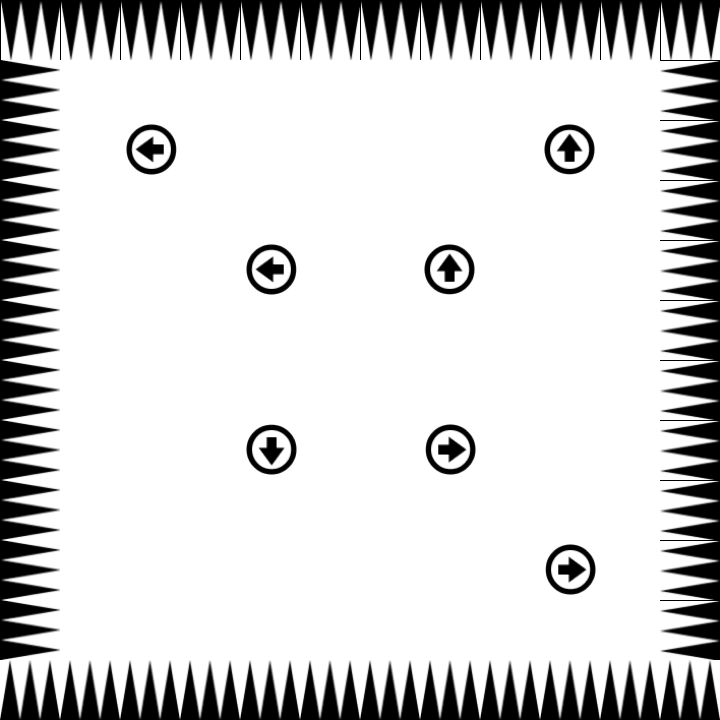

Rendered tile map (Tiled .tmx) drawn with the repository's tilesets; below, a short description and the full map source, tile grids included:
An orthogonal 12x12 tile map with 60x60 px tiles, 2 tile layers (Layer2, Layer3) and 58 objects (1, 2, 3, 4, 5, ...).

<map version="1.5" tiledversion="1.7.2" orientation="orthogonal" renderorder="right-down" width="12" height="12" tilewidth="60" tileheight="60" infinite="0" nextlayerid="7" nextobjectid="59">
 <tileset firstgid="1" source="graph.tsx" />
 <layer id="1" name="Layer2" width="12" height="12">
  <data encoding="csv">
10,10,10,10,10,10,10,10,10,10,10,10,
13,1,1,1,1,1,1,1,1,1,1,12,
13,1,1,1,1,1,1,1,1,1,1,12,
13,1,1,1,1,1,1,1,1,1,1,12,
13,1,1,1,1,1,1,1,1,1,1,12,
13,1,1,1,1,1,1,1,1,1,1,12,
13,1,1,1,1,1,1,1,1,1,1,12,
13,1,1,1,1,1,1,1,1,1,1,12,
13,1,1,1,1,1,1,1,1,1,1,12,
13,1,1,1,1,1,1,1,1,1,1,12,
13,1,1,1,1,1,1,1,1,1,1,12,
2,2,2,2,2,2,2,2,2,2,2,2
</data>
 </layer>
 <layer id="3" name="Layer3" width="12" height="12">
  <data encoding="csv">
0,0,0,0,0,0,0,0,0,0,0,0,
0,0,0,0,0,0,0,0,0,0,0,0,
0,0,17,0,0,0,0,0,0,15,0,0,
0,0,0,0,0,0,0,0,0,0,0,0,
0,0,0,0,17,0,0,15,0,0,0,0,
0,0,0,0,0,0,0,0,0,0,0,0,
0,0,0,0,0,0,0,0,0,0,0,0,
0,0,0,0,8,0,0,16,0,0,0,0,
0,0,0,0,0,0,0,0,0,0,0,0,
0,0,0,0,0,0,0,0,0,16,0,0,
0,0,0,0,0,0,0,0,0,0,0,0,
0,0,0,0,0,0,0,0,0,0,0,0
</data>
 </layer>
 <objectgroup id="6" name="Layer4">
  <object id="4" name="1" gid="5" x="60" y="480" width="60" height="60" />
  <object id="5" name="2" gid="5" x="60" y="540" width="60" height="60" />
  <object id="6" name="3" gid="5" x="60" y="600" width="60" height="60" />
  <object id="7" name="4" gid="5" x="60" y="660" width="60" height="60" />
  <object id="8" name="5" gid="5" x="120" y="660" width="60" height="60" />
  <object id="9" name="6" gid="5" x="180" y="660" width="60" height="60" />
  <object id="10" name="7" gid="5" x="240" y="660" width="60" height="60" />
  <object id="11" name="8" gid="5" x="300" y="660" width="60" height="60" />
  <object id="12" name="9" gid="5" x="360" y="660" width="60" height="60" />
  <object id="13" name="10" gid="5" x="420" y="660" width="60" height="60" />
  <object id="14" name="11" gid="5" x="480" y="660" width="60" height="60" />
  <object id="15" name="12" gid="5" x="540" y="660" width="60" height="60" />
  <object id="16" name="13" gid="5" x="600" y="660" width="60" height="60" />
  <object id="17" name="14" gid="5" x="600" y="600" width="60" height="60" />
  <object id="18" name="15" gid="5" x="600" y="540" width="60" height="60" />
  <object id="19" name="16" gid="5" x="600" y="480" width="60" height="60" />
  <object id="20" name="17" gid="5" x="600" y="420" width="60" height="60" />
  <object id="21" name="18" gid="5" x="600" y="360" width="60" height="60" />
  <object id="22" name="19" gid="5" x="600" y="300" width="60" height="60" />
  <object id="23" name="20" gid="5" x="600" y="240" width="60" height="60" />
  <object id="24" name="21" gid="5" x="600" y="180" width="60" height="60" />
  <object id="25" name="22" gid="5" x="600" y="120" width="60" height="60" />
  <object id="26" name="23" gid="5" x="540" y="120" width="60" height="60" />
  <object id="27" name="24" gid="5" x="480" y="120" width="60" height="60" />
  <object id="28" name="25" gid="5" x="420" y="120" width="60" height="60" />
  <object id="29" name="26" gid="5" x="360" y="120" width="60" height="60" />
  <object id="30" name="27" gid="5" x="300" y="120" width="60" height="60" />
  <object id="31" name="28" gid="5" x="240" y="120" width="60" height="60" />
  <object id="32" name="29" gid="5" x="180" y="120" width="60" height="60" />
  <object id="33" name="30" gid="5" x="120" y="120" width="60" height="60" />
  <object id="34" name="31" gid="5" x="60" y="120" width="60" height="60" />
  <object id="35" name="32" gid="5" x="60" y="180" width="60" height="60" />
  <object id="36" name="33" gid="5" x="60" y="240" width="60" height="60" />
  <object id="37" name="34" gid="5" x="60" y="300" width="60" height="60" />
  <object id="38" name="35" gid="5" x="60" y="360" width="60" height="60" />
  <object id="39" name="36" gid="5" x="60" y="420" width="60" height="60" />
  <object id="40" name="37" gid="5" x="120" y="480" width="60" height="60" />
  <object id="41" name="38" gid="5" x="180" y="540" width="60" height="60" />
  <object id="42" name="39" gid="5" x="240" y="540" width="60" height="60" />
  <object id="43" name="40" gid="5" x="300" y="540" width="60" height="60" />
  <object id="44" name="41" gid="5" x="360" y="540" width="60" height="60" />
  <object id="45" name="42" gid="5" x="420" y="540" width="60" height="60" />
  <object id="46" name="43" gid="5" x="480" y="540" width="60" height="60" />
  <object id="47" name="44" gid="5" x="480" y="480" width="60" height="60" />
  <object id="48" name="45" gid="5" x="480" y="420" width="60" height="60" />
  <object id="49" name="46" gid="5" x="480" y="360" width="60" height="60" />
  <object id="50" name="47" gid="5" x="480" y="300" width="60" height="60" />
  <object id="51" name="48" gid="5" x="480" y="240" width="60" height="60" />
  <object id="52" name="49" gid="5" x="420" y="240" width="60" height="60" />
  <object id="53" name="50" gid="5" x="360" y="240" width="60" height="60" />
  <object id="54" name="51" gid="5" x="300" y="240" width="60" height="60" />
  <object id="55" name="52" gid="5" x="240" y="240" width="60" height="60" />
  <object id="56" name="53" gid="5" x="180" y="240" width="60" height="60" />
  <object id="57" name="54" gid="5" x="180" y="300" width="60" height="60" />
  <object id="58" name="55" gid="5" x="180" y="360" width="60" height="60" />
 </objectgroup>
 <objectgroup id="4" name="Trigger">
  <object id="3" name="key1" gid="4" x="240" y="600" width="60" height="60">
   <properties>
    <property name="params" value="{&quot;targetLayers&quot;: &quot;Layer4&quot;, &quot;interval&quot;: 0.25}" />
    <property name="script" value="BlocksDisappear" />
   </properties>
  </object>
 </objectgroup>
 <objectgroup id="2" name="Transfer">
  <object id="1" name="gate1" gid="6" x="120" y="600" width="60" height="60">
   <properties>
    <property name="target_gate" value="gate2" />
    <property name="target_level" value="level36" />
   </properties>
  </object>
  <object id="2" name="gate2" gid="21" x="240" y="360" width="60" height="60">
   <properties>
    <property name="target_gate" value="gate1" />
    <property name="target_level" value="level38" />
   </properties>
  </object>
 </objectgroup>
</map>
